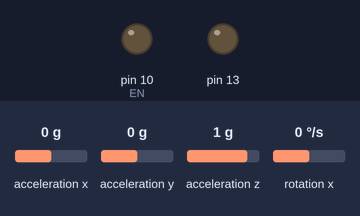
The sketch below on a simulated Arduino Uno, built with avr-gcc and run on an emulated ATmega328P. Shown: output pins drawn as LEDs (lit = HIGH). Wiring (inferred from the names in the program): MPU-9250 motion sensor at I2C address 0x68. The inputs (shaded band) are chosen by the test bench; at power-on: acceleration z 1 g, rotation x 0 °/s, acceleration x 0 g, acceleration y 0 g.

Above: at 0.9 s.
1.0 s: acceleration z set to 0 g
At 2.0 s:
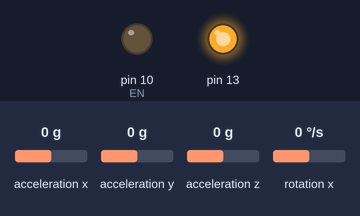
2.5 s: rotation x set to -3 °/s
At 2.98 s:
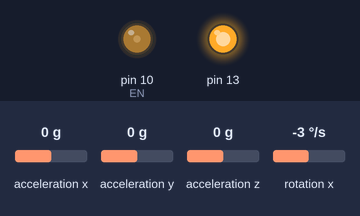
At 4.8 s:
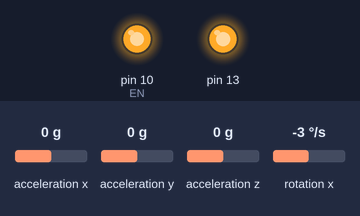
Timing chart, 0 to 6.3 s (numbered marks = the images above; inputs shaded):
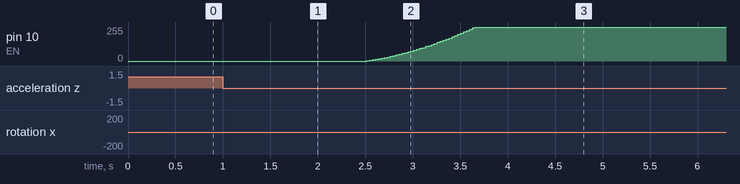

Measured:
- the behaviour switches between -1 and -2 °/s on rotation x (found by bisection; images 1 and 2)
- after the input at 1.0 s, pin 13: LOW → HIGH at once
- after the input at 2.5 s, pin 10 (EN): moves from 0/255 to 254/255 over 1.1 s, starting at once

The sketch:

PID.ino
```cpp
#include <Wire.h>

#define    MPU9250_ADDRESS            0x68

#define    GYRO_FULL_SCALE_250_DPS    0x00
#define    GYRO_FULL_SCALE_500_DPS    0x08
#define    GYRO_FULL_SCALE_1000_DPS   0x10
#define    GYRO_FULL_SCALE_2000_DPS   0x18

#define    ACC_FULL_SCALE_2_G         0x00
#define    ACC_FULL_SCALE_4_G         0x08
#define    ACC_FULL_SCALE_8_G         0x10
#define    ACC_FULL_SCALE_16_G        0x18

#define    FOW   3
#define    BACK  2
#define    EN    10


const float setpoint = 0;
float error = 0;
float pError = 0;
const double RtoD = 57.2957;
const double AGtoA = 0.007758;
float calGy;
unsigned long Ti;
unsigned long tiempo;
uint8_t Gyr[2];
uint8_t Acc[2];
float Gx;
float Az;
float angleG=0;
float angleA=1;
float angle=0;
const float Kp=35;
const float Ki=2;
const float Kd=0.5;
float P=0;
float I=0;
float D=0;
float pid=0;

void forward(int n){
  digitalWrite(BACK, LOW);
  digitalWrite(FOW, HIGH);
  analogWrite(EN, n);
}


void backward(int n){
  digitalWrite(FOW, LOW);
  digitalWrite(BACK, HIGH);
  analogWrite(EN, n);
}


void I2Cread(uint8_t Address, uint8_t Register, uint8_t Nbytes, uint8_t* Data)
{
  Wire.beginTransmission(Address);
  Wire.write(Register);
  Wire.endTransmission();

  Wire.requestFrom(Address, Nbytes);
  uint8_t index=0;
  while (Wire.available())
    Data[index++]=Wire.read();
}


void I2CwriteByte(uint8_t Address, uint8_t Register, uint8_t Data)
{
  Wire.beginTransmission(Address);
  Wire.write(Register);
  Wire.write(Data);
  Wire.endTransmission();
}

float offset(){
  float off=0;
  for(int n=0; n<500;n++){
  I2Cread(MPU9250_ADDRESS, 67, 2, Gyr);
  Gx= Gyr[0]<<8 | Gyr[1];
  off+=Gx;
  }
  off/=500;
  return off;
}


void setup()
{

  Wire.begin();

  pinMode(13,OUTPUT);

  I2CwriteByte(MPU9250_ADDRESS,29,0x06);
  I2CwriteByte(MPU9250_ADDRESS,26,0x06);


  I2CwriteByte(MPU9250_ADDRESS,27,GYRO_FULL_SCALE_250_DPS);
  I2CwriteByte(MPU9250_ADDRESS,28,ACC_FULL_SCALE_4_G);

  delay(100);
  calGy=offset();

  while(angleA !=0){
   I2Cread(MPU9250_ADDRESS, 63, 2, Acc);
   Az= Acc[0]<<8 | Acc[1];
   angleA=asin(Az/8230);
   angleA*=RtoD;
  }
  digitalWrite(13, HIGH);
}


void loop()
{
 Ti=millis();
 for(int i=0;i<50;i++){
  I2Cread(MPU9250_ADDRESS, 67, 2, Gyr);
  Gx= Gyr[0]<<8 | Gyr[1];
  Gx-=calGy;
  if((Gx>-150 && Gx<150) || (Gx<-500000 || Gx>50000)){
   continue;
  }
  angleG=angleG+(float)Gx;
 }

 tiempo = millis()-Ti;
 angleG=angleG*(tiempo)*0.001;
 angleG*=0.02;
 angleG*=AGtoA;

 if (angleG>100){
  angleG = 0;
 }

 angle+=angleG;

 if (angle > 90){
  angle = 0;
 }

 error = setpoint - angle;
 P = error * Kp;
 I+= error * Ki;
 D = (pError - error) * Kd;
 pError = error;
 pid=P+I+D;

 if(pid>=255){
  pid=254;
 }

 if(pid<=-255){
  pid=-254;
 }


 if(pid>0){
  backward(0);
  forward(pid);
 }

 else{
  forward(0);
  backward(-pid);
 }
}
```
